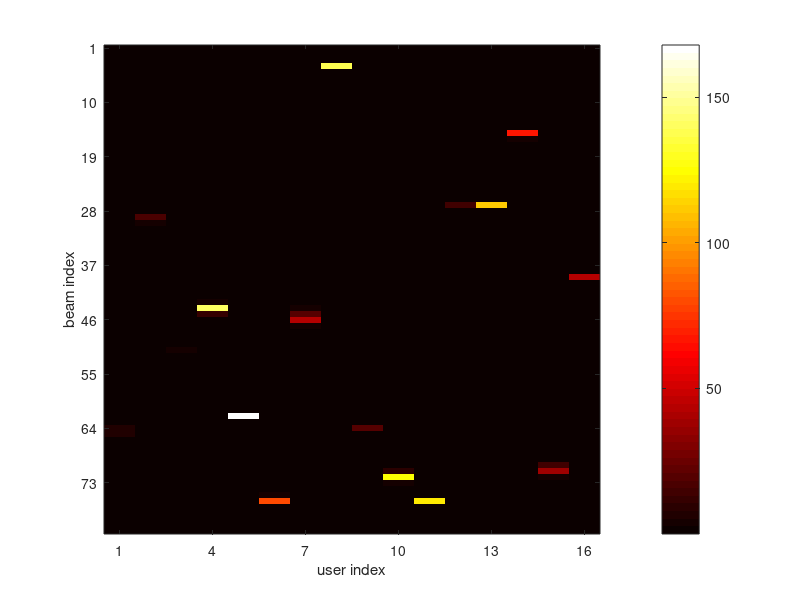

Write the MATLAB code that produced this figure.
% mmWave BeamSpace MIMO channel with ULA
clear;close all;clc;

% parameters settings
N = 81;   % TX antenna nums
K = 16;   % user nums
L = 2;    % NLOS path nums
%SNR = 30; % SNR in dB
var = [1, 0.01, 0.01]; % channel attenuation

% original channel matrix
H = zeros(N, K);

% set Only LOS components
%L = 0;

for k=1:K
    % random distribution of channel parameters
    theta = rand(1, L+1)-0.5;
    beta = sqrt(var/2).*(randn(1, L+1) +1i*randn(1, L+1));
    % array steering vector
    a = exp(-2*1i*pi*theta'*((0:N-1)-(N-1)/2))';
    
    h_k = zeros(N, 1);
    for l=1:L+1
        h_k = h_k + kron(beta(:,l), a(:,l));
    end
    H(:, k) = h_k;
end

%disp(H);
%save('ori_H.mat', 'H')

% construct U matrix for beamspace
U = zeros(N, N);
theta_b = ((1:N)-(N+1)/2)/N;
for n=1:N
    a_b = exp(-2*1i*pi*theta_b(n)*((0:N-1)-(N-1)/2))';
    U(:, n) = sqrt(1/N)*a_b;
end

% beamspace channel matrix
H_b = U*H;
P = abs(H_b).^2;

figure(1);
colormap('hot');
imagesc(P);
colorbar;
set(gca, 'xtick', 1:3:K);
set(gca, 'ytick', 1:9:N);
xlabel('user index');
ylabel('beam index');

% Maximum Magnitude Selection
IndexSet=[];
%Index = cell(K, 1);
for k=1:K
    %eta = 0.5;       % threshhold
    power_eta = 0.9;  % power retaining threshhold
    %max_k = max(P(:, k));
    sum_k = sum(P(:, k));
    index_k = [];     % index set
    [V, I] = sort(P(:, k),'descend');
    v = 0;
    for n=1:N
        %if P(n, k) >= eta*max_k
            %index_k = [index_k  n];
        %end
        v = v + V(n);
        if v >= power_eta*sum_k
            index_k = I(1:n);
            break;
        end
    end
    % merge all index
    IndexSet = union(IndexSet, index_k);
    %Index(k) = {index_k};
end

% low-dimensional for corresponding to the selected beams
H_low = H_b(IndexSet, :);
% ZF precoding
%F_b = H_b*inv(H_b'*H_b);
%F_low = H_low*inv(H_low'*H_low);
%F_low = F_b(IndexSet, :);
